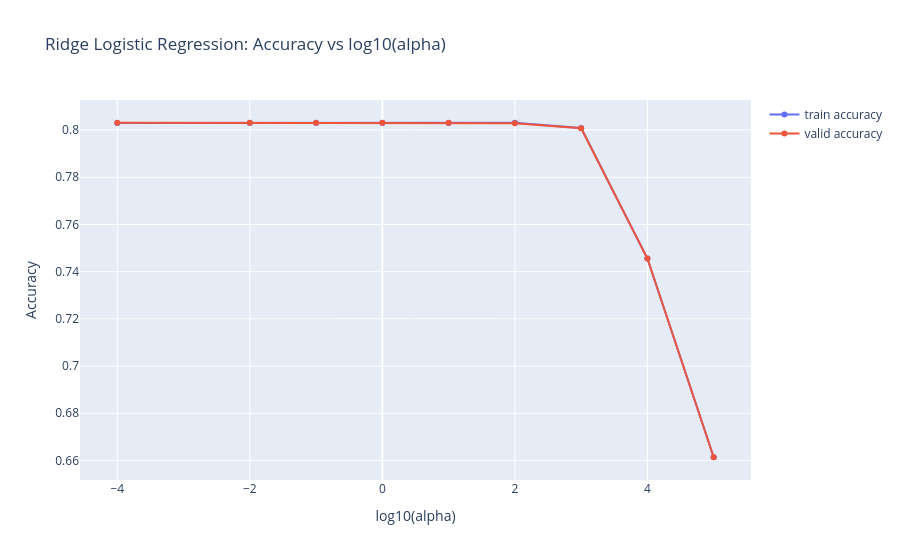

This figure's notebook cell:
### Code cell
ridge_results = pd.DataFrame()
ridge_results['alpha'] = np.log10(alpha_grid)
ridge_results['train accuracy'] = ridgeCV.cv_results_['mean_train_score']
ridge_results['valid accuracy'] = ridgeCV.cv_results_['mean_test_score']

fig = go.Figure()
fig.add_trace(go.Scatter(x=ridge_results['alpha'], y=ridge_results['train accuracy'], mode='lines+markers', name='train accuracy'))
fig.add_trace(go.Scatter(x=ridge_results['alpha'], y=ridge_results['valid accuracy'], mode='lines+markers', name='valid accuracy'))
fig.update_layout(title='Ridge Logistic Regression: Accuracy vs log10(alpha)', xaxis_title='log10(alpha)', yaxis_title='Accuracy')
fig.show()

ridge_logreg = ridgeCV.best_estimator_
y_pred_ridge = ridge_logreg.predict(X_test)
ridge_classification_rep = classification_report(y_test, y_pred_ridge)
print('Ridge Logistic Regression Classification Report:')
print(ridge_classification_rep)
ridge_accuracy = accuracy_score(y_test, y_pred_ridge)
print(f'Ridge Logistic Regression Accuracy: {ridge_accuracy:.4f}')

### Figure 1 — Plotly figure (JSON) as saved in the notebook; plotly's stock layout.template omitted (floating-point values rounded to 4 significant figures)
{"data": [{"mode": "lines+markers", "name": "train accuracy", "type": "scatter", "x": [-4.0, -2.0, -1.0, 0.0, 1.0, 2.0, 3.0, 4.0, 5.0], "y": [0.803, 0.803, 0.803, 0.803, 0.803, 0.803, 0.8009, 0.7456, 0.6614]}, {"mode": "lines+markers", "name": "valid accuracy", "type": "scatter", "x": [-4.0, -2.0, -1.0, 0.0, 1.0, 2.0, 3.0, 4.0, 5.0], "y": [0.8031, 0.8031, 0.8031, 0.803, 0.8031, 0.8029, 0.8008, 0.7456, 0.6614]}], "layout": {"title": {"text": "Ridge Logistic Regression: Accuracy vs log10(alpha)"}, "xaxis": {"title": {"text": "log10(alpha)"}}, "yaxis": {"title": {"text": "Accuracy"}}}}
